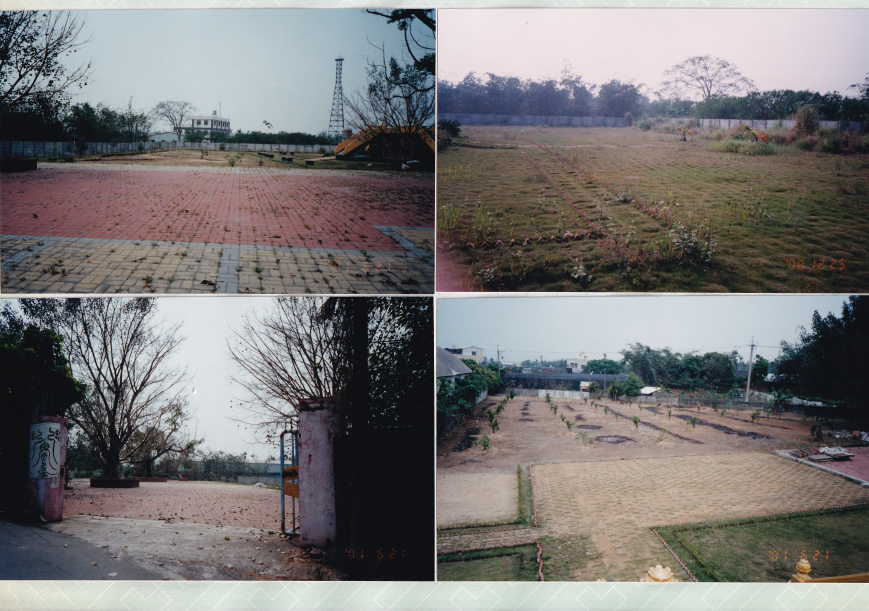
#> input picture input_images/example.jpg, 3476 x 2444 px (shown at 1/4 size); its folder holds only this picture in this run
$ python image_cropper.py
#> lines starting #> are read from the running program, lines starting #| are printed output that depends on the picture; after the words box and inside, x2 and y2 are one past the last pixel; in counts of white or black regions, pixels touching at a corner belong together
import cv2
import numpy as np
import os
import glob

class Cropper:

    def __init__(self):
        self.directory_path = "output"
        self.input_path = "./input_images/"
        self.image_files = glob.glob(f'{self.input_path}*.jpg')
        self.preview_w = 640
        self.preview_h = 400

        self.white_thres = 200
        self.drawing_h_line = False
        self.drawing_v_line = False
        self.draw_crop_rect = False
        self.line_len = 20
        self.trigger_draw_h_line = False
        self.trigger_draw_v_line = False
        self.trigger_draw_crop = False
        self.reset_draw = False
        self.area_ratio_low = 10
        self.area_ratio_up = 50
        self.crop_left_top = None

    @staticmethod
    def pad_image(image):
        padding = 20  # Number of pixels to add to all si
        padded_image = cv2.copyMakeBorder(image, padding, padding, padding, padding, cv2.BORDER_CONSTANT, value=[255, 255, 255])
        return padded_image

    def resetFlag(self):
        self.drawing_h_line = False
        self.drawing_v_line = False
        self.trigger_draw = False
        self.draw_crop_rect = False

    def MouseCallback(self,event, x, y, flags, param):
        self.my = int(y *self.padded_image.shape[0]/self.preview_h)
        self.mx = int(x *self.padded_image.shape[1]/self.preview_w)
        if event == cv2.EVENT_LBUTTONDOWN:
            if self.drawing_h_line:
                self.trigger_draw_h_line=True
            if self.drawing_v_line:
                self.trigger_draw_v_line=True
            if self.draw_crop_rect:
                self.trigger_draw_crop=True
        if event == cv2.EVENT_RBUTTONDOWN:
            self.resetFlag()
        elif event == cv2.EVENT_MOUSEWHEEL:
            if self.drawing_h_line or self.drawing_v_line:
                if flags > 0:
                    self.line_len +=2
                else:
                    self.line_len -=2
                if self.line_len <2:
                    self.line_len = 2

    def update_white_thres(self,x):
        self.white_thres = x

    def update_area_ratio_low(self,x):
        self.area_ratio_low = x

    def update_area_ratio_up(self,x):
        self.area_ratio_up = x

    def process_image(self,image_path):
#> called with image_path = './input_images/example.jpg'
        print("load: ",image_path)
        base_name = os.path.basename(image_path)
        self.src_img = cv2.imread(image_path)
#> self.src_img is the input picture: shape (2444, 3476, 3); mean B, G, R 119.2, 119.2, 121.6
        self.padded_image = self.pad_image(self.src_img)
#> in pad_image, `padded_image = cv2.copyMakeBorder(image, padding, padding, padding, pa..`:
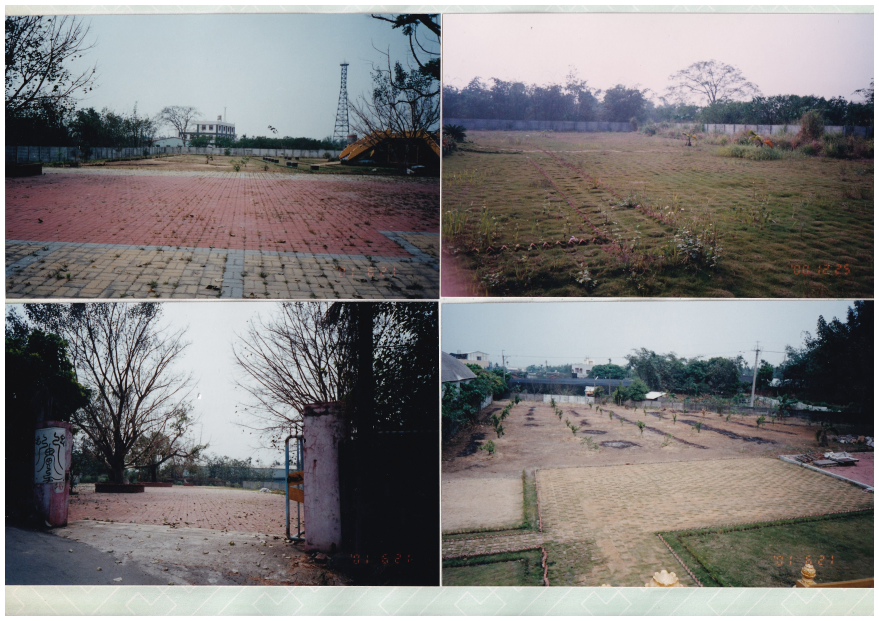
#> padded_image: shape (2484, 3516, 3) (shown at 1/4 size); mean B, G, R 122.9, 122.9, 125.2
        padded_image_area = self.padded_image.shape[0]*self.padded_image.shape[1]
#> padded_image_area = 8733744

        to_save=False
        rect_list = []
        crop_list = []

        while True:
            rect_list = []
            padded_image_modified = self.padded_image.copy()
            if self.drawing_v_line:
                cv2.line(padded_image_modified, (self.mx, 0), (self.mx,padded_image_modified.shape[0]), (255, 255, 255), self.line_len)
                if self.trigger_draw_v_line:
                    cv2.line(self.padded_image, (self.mx, 0), (self.mx,padded_image_modified.shape[0]), (255, 255, 255), self.line_len)
                    self.trigger_draw_v_line = False
                    self.drawing_v_line = False

            if self.drawing_h_line:
                cv2.line(padded_image_modified, (0,self.my), (padded_image_modified.shape[1],self.my), (255, 255, 255), self.line_len)
                if self.trigger_draw_h_line:
                    cv2.line(self.padded_image, (0,self.my), (padded_image_modified.shape[1],self.my), (255, 255, 255), self.line_len)
                    self.trigger_draw_h_line = False
                    self.drawing_h_line = False

            gray = cv2.cvtColor(padded_image_modified, cv2.COLOR_BGR2GRAY)
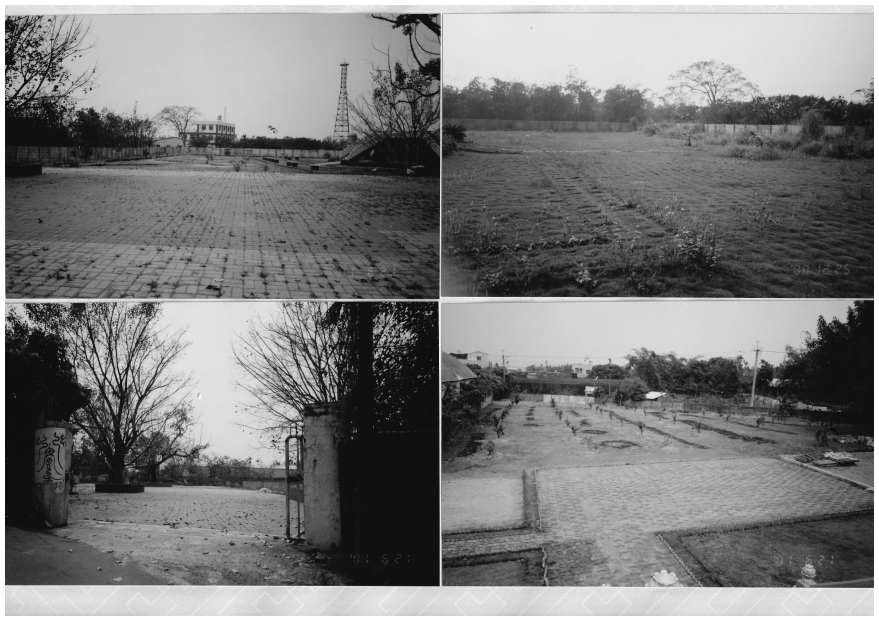
#> gray: shape (2484, 3516) (shown at 1/4 size); min 0, max 255, mean 123.6
            gray = cv2.GaussianBlur(gray, (3, 3), 0)
            _, thresholded = cv2.threshold(gray, self.white_thres, 255, cv2.THRESH_BINARY)
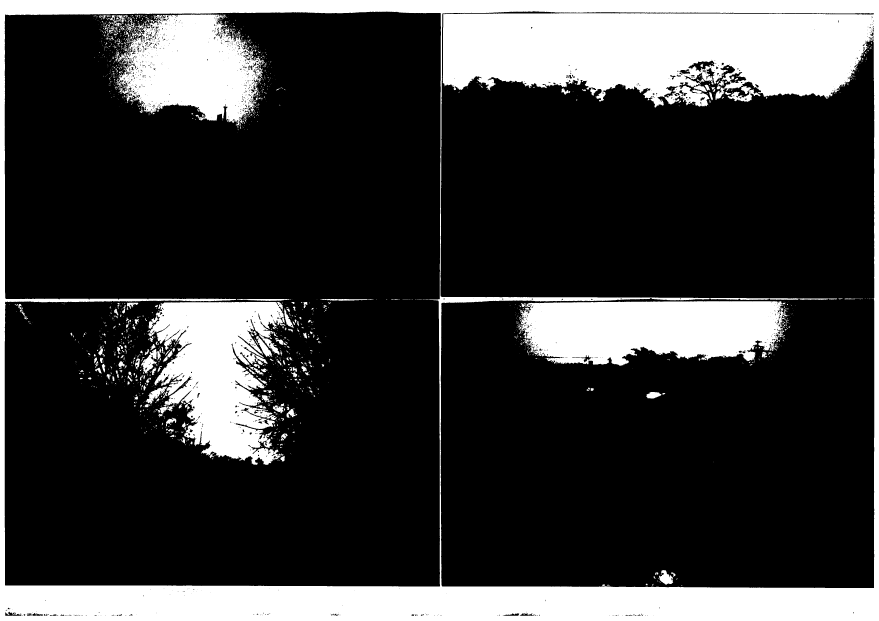
#> thresholded: shape (2484, 3516) (shown at 1/4 size); 22.4% white; 1866 white regions (1426 under 20 px), largest, box (x1, y1, x2, y2) and area: (0, 0, 3516, 2484) 1292163, (2081, 1204, 3154, 1463) 220694, (590, 1208, 1142, 1860) 216356
            kernel = np.ones((5, 5), np.uint8)
            thresholded = cv2.morphologyEx(thresholded, cv2.MORPH_OPEN,kernel,iterations=3)
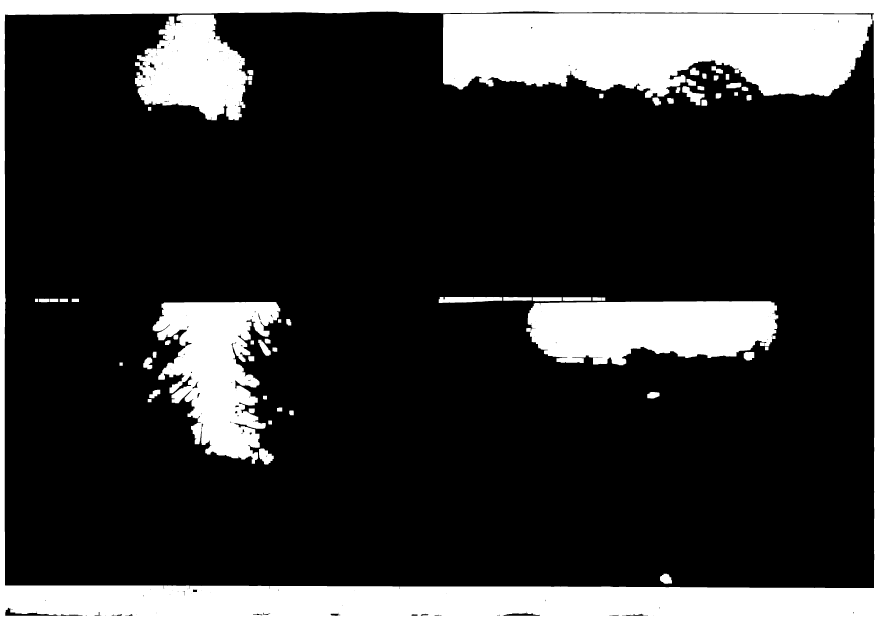
#> thresholded: shape (2484, 3516) (shown at 1/4 size); 20.4% white; 64 white regions

            contours, _ = cv2.findContours(thresholded, cv2.RETR_TREE, cv2.CHAIN_APPROX_SIMPLE)
#> contours = 210 contours, 101 with area under 20; largest, box (x1, y1, x2, y2) and area: (0, 0, 3516, 2484) 8727745, (18, 44, 3498, 2357) 7981266, (1772, 53, 3489, 391) 466767, (2105, 1205, 3113, 1461) 205336, (611, 1208, 1121, 1855) 184286
            for i, contour in enumerate(contours):
                x, y, w, h = cv2.boundingRect(contour)
                area = w*h
                area_ratio = round(area/padded_image_area,2)
                if area_ratio> (self.area_ratio_low/100) and area_ratio < (self.area_ratio_up/100):
                    rect_list.append((x,y,x+w,y+h))
#> this loop made 210 passes
#> (x, y, w, h, area, area_ratio) on passes 2 to 4: (421, 2461, 4, 3, 12, 0), (2436, 2460, 39, 4, 156, 0), (342, 2460, 6, 4, 24, 0)
#> after the loop, rect_list = []

            for rect in rect_list:
                cv2.rectangle(padded_image_modified, (rect[0],rect[1]), (rect[2],rect[3]), (255, 0, 0), 5)
#> this loop made 0 passes
            for rect in crop_list:
                cv2.rectangle(padded_image_modified, (rect[0],rect[1]), (rect[2],rect[3]), (255, 0, 0), 5)

            thresholded = cv2.cvtColor(thresholded, cv2.COLOR_GRAY2BGR)
#> thresholded: shape (2484, 3516, 3); 20.4% white; 64 white regions, largest, box (x1, y1, x2, y2) and area: (0, 0, 3516, 2484) 753316, (1772, 53, 3489, 391) 469187, (2105, 1205, 3113, 1461) 206897
            if self.draw_crop_rect:
                if not self.crop_left_top:
                    cv2.circle(padded_image_modified, (self.mx,self.my), 10, (0,0,255), thickness=cv2.FILLED)
                    cv2.circle(thresholded, (self.mx,self.my), 10, (0,0,255), thickness=cv2.FILLED)
                    if self.trigger_draw_crop:
                        self.crop_left_top = (self.mx,self.my)
                        self.trigger_draw_crop = False
                else:
                    cv2.rectangle(padded_image_modified,self.crop_left_top, (self.mx,self.my), (255, 0, 0), 5)
                    if self.trigger_draw_crop:

                        x1 = self.crop_left_top[0]
                        y1 = self.crop_left_top[1]
                        x2 = self.mx
                        y2 = self.my
                        if x1>x2:
                            tmp = x1
                            x1 = x2
                            x2 = tmp
                        if y1 > y2:
                            tmp = y1
                            y1 = y2
                            y2 = tmp
                        crop_list.append((x1,y1,x2,y2))
                        self.trigger_draw_crop = False
                        self.draw_crop_rect = False

            padded_image_preview =cv2.resize(padded_image_modified,(self.preview_w,self.preview_h))
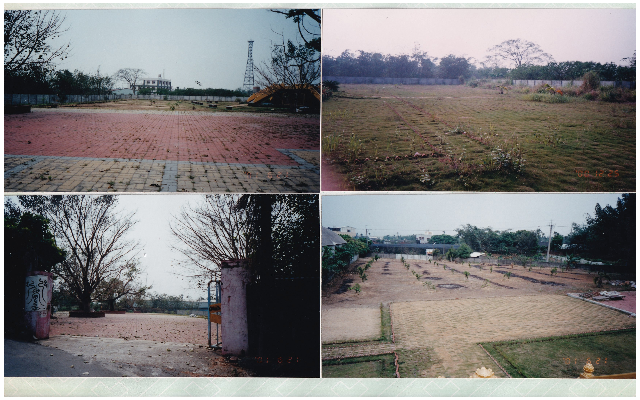
#> padded_image_preview: shape (400, 640, 3); mean B, G, R 123, 123, 125.3
            thresholded_preview =cv2.resize(thresholded,(self.preview_w,self.preview_h))
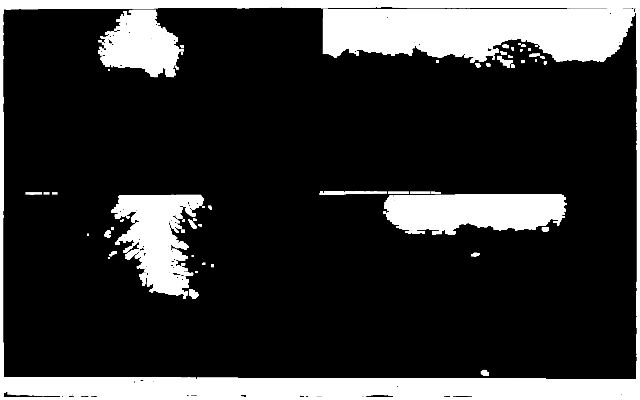
#> thresholded_preview: shape (400, 640, 3); min 0, max 255, mean 52
            cv2.imshow("preview",padded_image_preview)
            cv2.imshow("threshold",thresholded_preview)
            key = cv2.waitKey(10)
#> (key q is pressed here)
            if key == ord('q'):
                exit()
#> (the program exits here)
